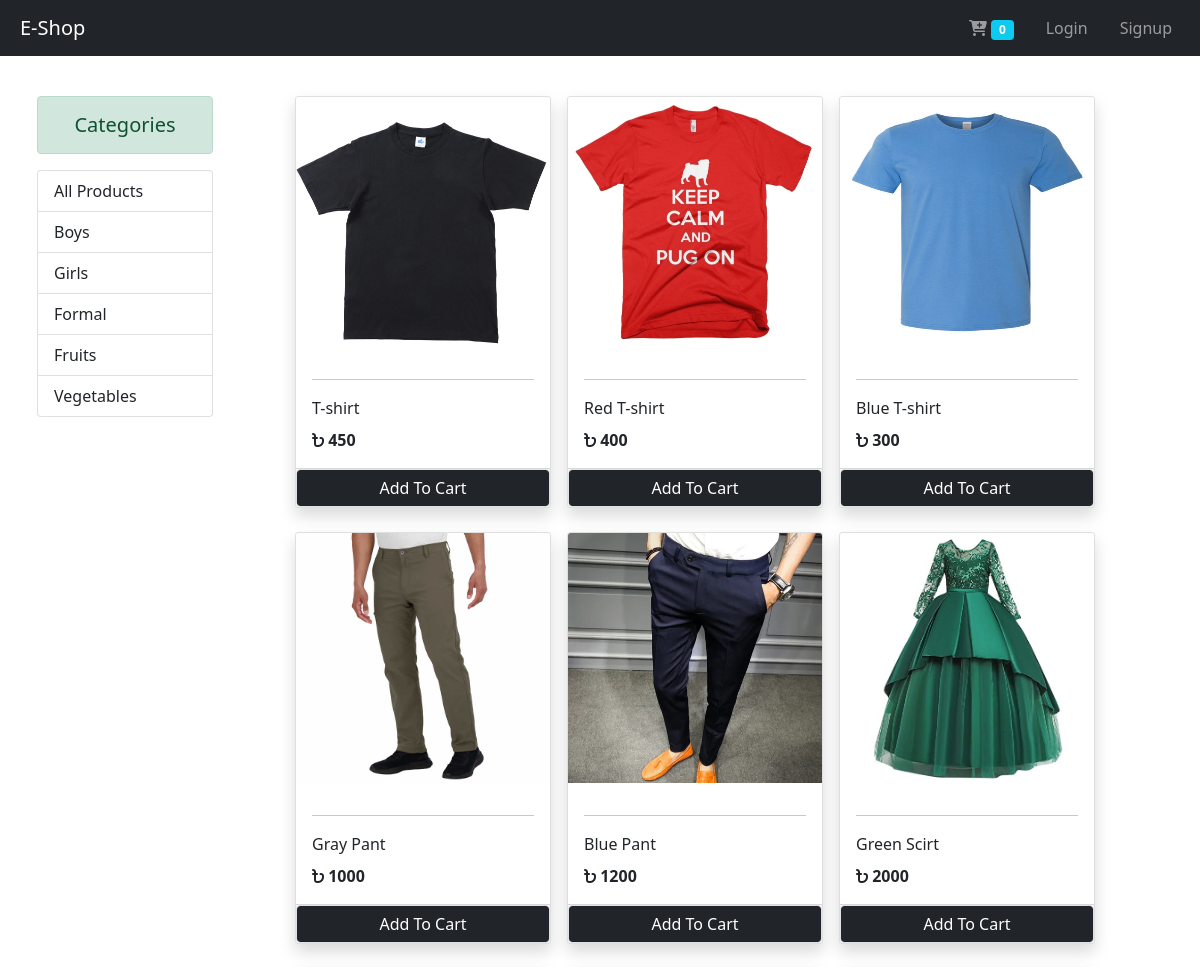
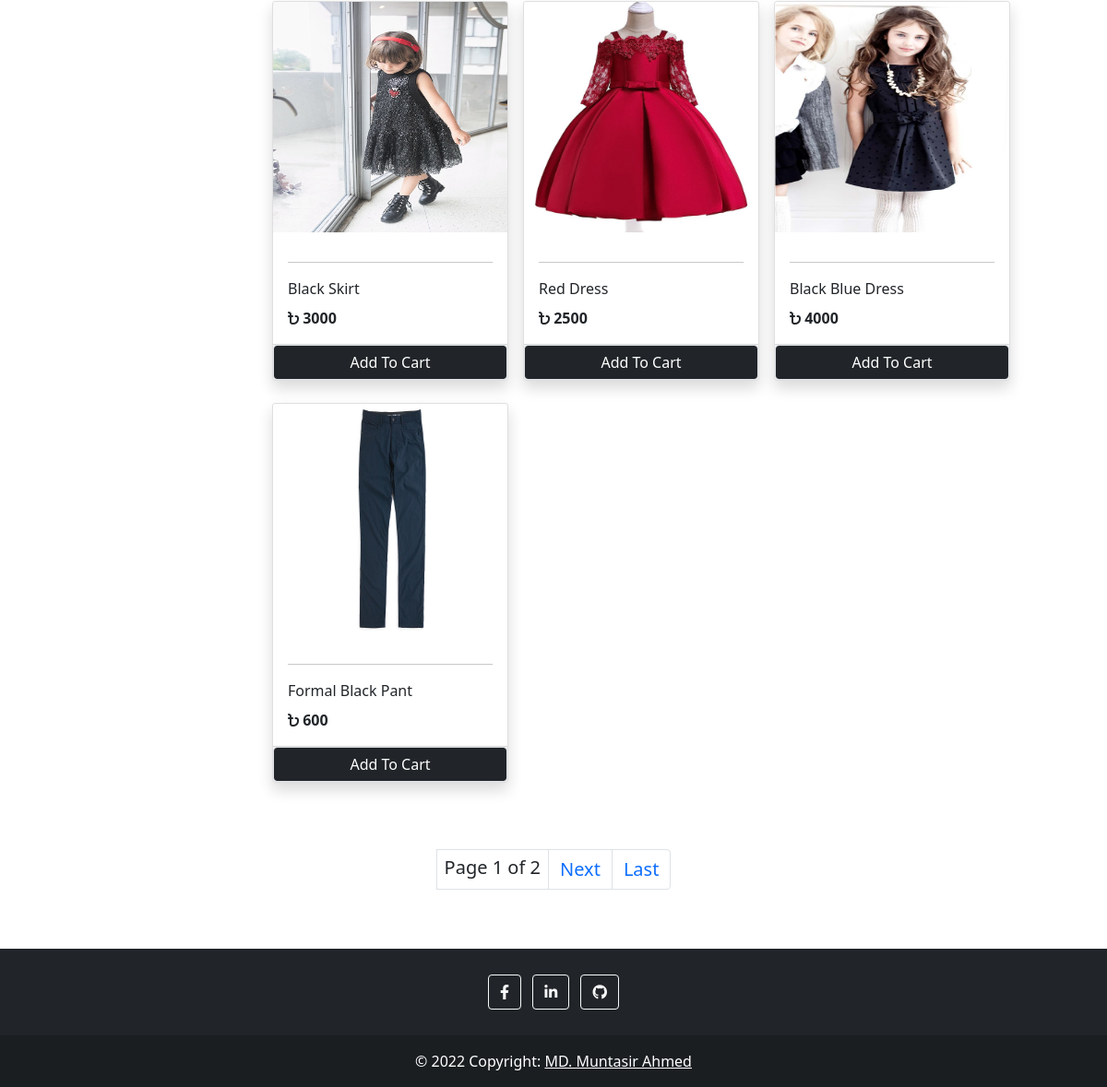
The page / on the database its author committed (2 pictures, top to bottom).
### store/models.py (models this page shows, shortened)
class Category(models.Model):
    name = models.CharField(max_length=20, default=1)
    @staticmethod
    def get_all_categories():
        return Category.objects.all()

class Product(models.Model):
    name = models.CharField(max_length=50)
    price = models.IntegerField(default=0)
    category = models.ForeignKey(
        Category, on_delete=models.CASCADE)
    description = models.CharField(
        max_length=200, default='', null=True, blank=True)
    image = models.ImageField(upload_to='uploads/products/')
    @staticmethod
    def get_all_products():
        return Product.objects.all()

### store/views.py (the view, shortened to what this page needs)
# urls.py: path('', views.Index.as_view(), name="index"),
class Index(View):
    def get(self, request):
        cart = request.session.get('cart')
        if not cart:
            request.session.cart = {}
        products = None
        categories = Category.get_all_categories()
        categoryId = request.GET.get('category')
        if categoryId:
            if categoryId == "-1":
                products = Product.get_all_products()
            else:
                products = Product.get_all_products_by_categoryId(
                    category_id=categoryId)
        else:
            products = Product.get_all_products()
        pagination = Paginator(products, 10)
        page = request.GET.get('page')
        venues = pagination.get_page(page)
        data = {
            'products': venues,
            'categories': categories,
        }
        return render(request, 'index.html', context=data)

### store/templatetags/cart.py (called while the page is built)
@register.filter(name='is_in_cart')
def is_in_cart(product, cart):
    keys = cart.keys()
    for id in keys:
        if int(id) == product.id:
            return True
    return False

### store/templates/index.html (shortened to what this page needs)
{% extends 'base.html' %}
{% load cart %}
{% load static %}
{% block styles %}
<link rel="stylesheet" href="{% static '/css/index.css' %}">
{% endblock styles %}
{% block content %}
<div class="container-fluid mt-5 pt-5">
    <div class="row">
        <div class="col-lg-2 mx-auto">
            <div>
                <p class="alert alert-success mb-3 font h5 text-center">Categories</p>
            </div>
            <div class="list-group" id="navitem_list">
                <a href="/?category=-1" class="list-group-item list-group-item-action">All Products</a>
                {% for category in categories %}
                <a href="/?category={{category.id}}" class="list-group-item list-group-item-action" active>{{category.name}}</a>
                {% endfor %}
            </div>
        </div>
        <div id="products" class="col-lg-9 mx-auto">
            <div class="row mx-auto">
                {% for product in products %}
                <div class="card mx-2 p-0 mb-4 shadow" id="{{product.id}}" style="width: 16rem;">
                    <img src="{{product.image.url}}" class="card-img-top image-cover" alt="" height="250px">
                    <div class="card-body">
                        <hr>
                        <p class="card-title">{{product.name}}</p>
                        <p class="card-text"><i class="fa-solid fa-bangladeshi-taka-sign"></i><b> {{product.price}}</b></p>
                    </div>
                    <div class="card-footer p-0">
                        {% if product|is_in_cart:request.session.cart %}
                        {% comment %} quantity increment and decrement starts {% endcomment %}
                        <div class="row g-0">
                            {% comment %} minus button starts {% endcomment %}
                            <form action="/#{{product.id}}" method="POST" class="col-2">
                                {% csrf_token %}
                                <input type="text" name="product" value="{{product.id}}" hidden>
                                <input type="text" name="remove" value="True" hidden>
                                <input type="submit" value=" - " class="btn btn-block btn-dark">
                            </form>
                            {% comment %} minus button ends {% endcomment %}
                            <div class="text-center col pt-2">{{product|cart_quantity:request.session.cart}} in Cart</div>
                            {% comment %} plus button starts {% endcomment %}
                            <form action="/#{{product.id}}" method="POST" class="col-2">
                                {% csrf_token %}
                                <input type="text" name="product" value="{{product.id}}" hidden>
                                <input type="submit" value=" + " class="btn btn-block btn-dark">
                            </form>
                            {% comment %} plus button ends {% endcomment %}
                        </div>
                        {% comment %} quantity increment and decrement starts {% endcomment %}
                        {% else %}
                        <form action="/#{{product.id}}" method="POST" class="btn-block">
                            <input type="submit" class="btn btn-dark border form-control" value="Add To Cart">
                        </form>
                        {% endif %}
                    </div>
                </div>
                {% endfor %}
            </div>
        </div>
    </div>
</div>
<div class="d-flex justify-content-center py-5 fs-5" aria-label="Page navigation example">
    <ul class="pagination">
        <li class="page-item text-center px-2 pt-1 border">Page {{products.number}} of {{products.paginator.num_pages}}</li>
        {% if products.has_next %}
        <li class="page-item"><a class="page-link" href="?page={{products.next_page_number}}">Next</a></li>
        <li class="page-item"><a class="page-link" href="?page={{products.paginator.num_pages}}">Last</a></li>
        {% endif %}
    </ul>
</div>
{% endblock content %}

### static/css/index.css (style rules this page uses)
.card { transition: all .3s ease-in-out; }

### rows shown on the page
Category: name "Boys"
Category: name "Girls"
Category: name "Formal"
Category: name "Fruits"
Category: name "Vegetables"
Product: {{ product.id }} 1 (drawn), image (picture), name "T-shirt", price "450"
Product: image (picture), name "Red T-shirt", price "400"
Product: image (picture), name "Blue T-shirt", price "300"
Product: image (picture), name "Gray Pant", price "1000"
Product: image (picture), name "Blue Pant", price "1200"
Product: image (picture), name "Green Scirt", price "2000"
Product: image (picture), name "Black Skirt", price "3000"
Product: image (picture), name "Red Dress", price "2500"
Product: image (picture), name "Black Blue Dress", price "4000"
Product: image (picture), name "Formal Black Pant", price "600"

### other values the page prints
{{ request.session.cart.keys|length }} "0"
{{ products.number }} "1"
{{ products.paginator.num_pages }} "2"
